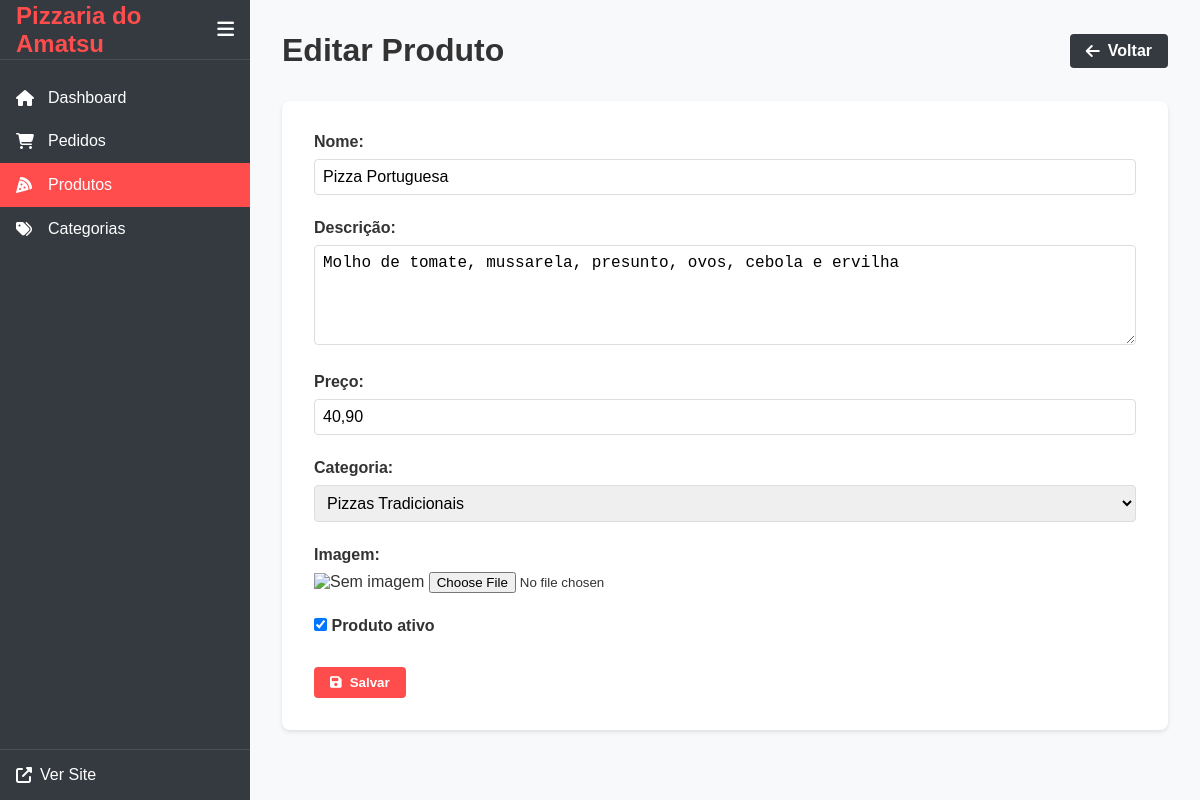
The page /admin/produtos/editar.php?id=3 (signed in) on the database its author committed.
### tables this page shows
CREATE TABLE produtos (
    id INT AUTO_INCREMENT PRIMARY KEY,
    categoria_id INT,
    nome VARCHAR(100) NOT NULL,
    descricao TEXT,
    preco DECIMAL(10,2) NOT NULL,
    imagem VARCHAR(255),
    ordem INT DEFAULT 0,
    ativo BOOLEAN NOT NULL DEFAULT TRUE,
    FOREIGN KEY (categoria_id) REFERENCES categorias(id)
);

CREATE TABLE categorias (
    id INT AUTO_INCREMENT PRIMARY KEY,
    nome VARCHAR(50) NOT NULL UNIQUE,
    descricao TEXT,
    ordem INT DEFAULT 0,
    ativo BOOLEAN NOT NULL DEFAULT TRUE
);

### admin/produtos/editar.php (the view, shortened to what this page needs)
<?php
require_once '../../includes/config.php';
$produto_id = (int) $_GET['id'];
try {
    $pdo = conectarDB();
    $stmt = $pdo->prepare("SELECT * FROM produtos WHERE id = ?");
    $stmt->execute([$produto_id]);
    $produto = $stmt->fetch(PDO::FETCH_ASSOC);
    $stmt = $pdo->query("SELECT id, nome FROM categorias ORDER BY nome");
    $categorias = $stmt->fetchAll(PDO::FETCH_ASSOC);
} catch (PDOException $e) {
    $erro = "Erro ao carregar dados: " . $e->getMessage();
}
?>
<!DOCTYPE html>
<html lang="pt-BR">
<head>
    <link rel="stylesheet" href="../../assets/css/admin.css">
    <link rel="stylesheet" href="https://cdnjs.cloudflare.com/ajax/libs/font-awesome/6.5.1/css/all.min.css">
</head>
<body>
    <div class="admin-container">
        <?php include '../includes/sidebar.php'; ?>
        <main class="admin-content">
            <div class="admin-header">
                <h1>Editar Produto</h1>
                <div class="header-actions">
                    <a href="listar.php" class="btn-secondary">
                        <i class="fas fa-arrow-left"></i> Voltar
                    </a>
                </div>
            </div>
            <div class="admin-form">
                <form method="POST" enctype="multipart/form-data">
                    <div class="form-group">
                        <label for="nome">Nome:</label>
                        <input type="text" id="nome" name="nome" value="<?php echo htmlspecialchars($produto['nome']); ?>" required>
                    </div>
                    <div class="form-group">
                        <label for="descricao">Descrição:</label>
                        <textarea id="descricao" name="descricao" rows="4"><?php echo htmlspecialchars($produto['descricao']); ?></textarea>
                    </div>
                    <div class="form-group">
                        <label for="preco">Preço:</label>
                        <input type="text" id="preco" name="preco" class="campo-moeda" value="<?php echo number_format($produto['preco'], 2, ',', '.'); ?>" required>
                    </div>
                    <div class="form-group">
                        <label for="categoria_id">Categoria:</label>
                        <select id="categoria_id" name="categoria_id">
                            <?php foreach ($categorias as $categoria): ?>
                                <option value="<?php echo $categoria['id']; ?>" <?php echo $produto['categoria_id'] == $categoria['id'] ? 'selected' : ''; ?>>
                                    <?php echo htmlspecialchars($categoria['nome']); ?>
                                </option>
                            <?php endforeach; ?>
                        </select>
                    </div>
                    <div class="form-group">
                        <label for="imagem">Imagem:</label>
                        <?php if ($produto['imagem']): ?>
                            <img src="../../assets/img/<?php echo $produto['imagem']; ?>"
                                 alt="<?php echo htmlspecialchars($produto['nome']); ?>"
                                 class="produto-imagem">
                        <?php else: ?>
                            <img src="../../assets/img/no-image.png"
                                 alt="Sem imagem"
                                 class="produto-imagem">
                        <?php endif; ?>
                        <input type="file" id="imagem" name="imagem" accept="image/*" onchange="previewImagem(this, 'preview-imagem')">
                    </div>
                    <div class="form-group">
                        <label class="checkbox-label">
                            <input type="checkbox" name="ativo" <?php echo $produto['ativo'] ? 'checked' : ''; ?>>
                            Produto ativo
                        </label>
                    </div>
                    <div class="form-actions">
                        <button type="submit" class="btn-primary">
                            <i class="fas fa-save"></i> Salvar
                        </button>
                    </div>
                </form>
            </div>
        </main>
    </div>
</body>
</html>

### assets/css/admin.css (style rules this page uses)
:root { --primary-color: #ff4d4d; --secondary-color: #333; --success-color: #28a745; --warning-color: #ffc107; --danger-color: #dc3545; --info-color: #17a2b8; --light-gray: #f8f9fa; --dark-gray: #343a40; --white: #fff; --sidebar-width: 250px; --header-height: 60px; }
* { margin: 0; padding: 0; box-sizing: border-box; }
body { font-family: 'Arial', sans-serif; background-color: var(--light-gray); color: var(--secondary-color); }
.admin-container { display: flex; min-height: 100vh; }
.admin-content { flex: 1; margin-left: var(--sidebar-width); padding: 2rem; }
.admin-header { display: flex; justify-content: space-between; align-items: center; margin-bottom: 2rem; }
.header-actions { display: flex; gap: 1rem; }
.admin-form { background-color: var(--white); padding: 2rem; border-radius: 8px; box-shadow: 0 2px 4px rgba(0,0,0,0.1); }
.form-group { margin-bottom: 1.5rem; }
.form-group label { display: block; margin-bottom: 0.5rem; font-weight: 600; }
.form-group input[type="text"], .form-group input[type="email"], .form-group input[type="password"], .form-group input[type="number"], .form-group input[type="date"], .form-group select, .form-group textarea { width: 100%; padding: 0.5rem; border: 1px solid #ddd; border-radius: 4px; font-size: 1rem; }
.form-group textarea { resize: vertical; min-height: 100px; }
.checkbox-label { display: flex; align-items: center; gap: 0.5rem; cursor: pointer; }
.form-actions { margin-top: 2rem; display: flex; gap: 1rem; }
.btn-primary, .btn-secondary, .btn-danger { display: inline-flex; align-items: center; gap: 0.5rem; padding: 0.5rem 1rem; border-radius: 4px; text-decoration: none; font-weight: 600; cursor: pointer; border: none; transition: all 0.3s ease; }
.btn-primary { background-color: var(--primary-color); color: var(--white); }
.btn-secondary { background-color: var(--dark-gray); color: var(--white); }

### rows shown on the page
produtos: nome "Pizza Portuguesa", descricao "Molho de tomate, mussarela, presunto, ovos, cebola e ervilha", preco "40,90", categoria_id "Pizzas Tradicionais", ativo "☑"

### other values the page prints
SITE_NAME "Pizzaria do Amatsu"
